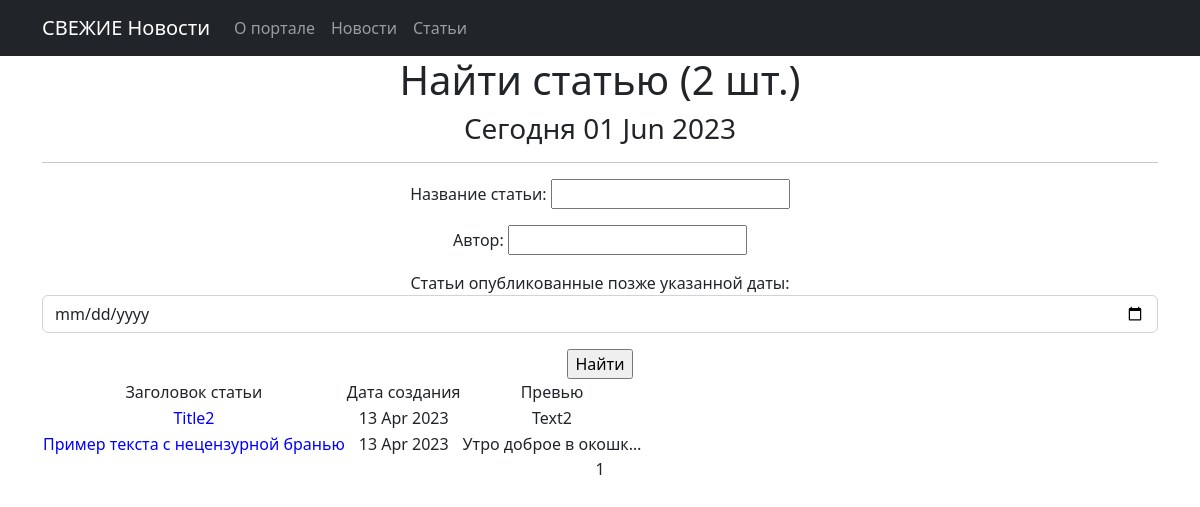
The app's page /articles/search/, older data.
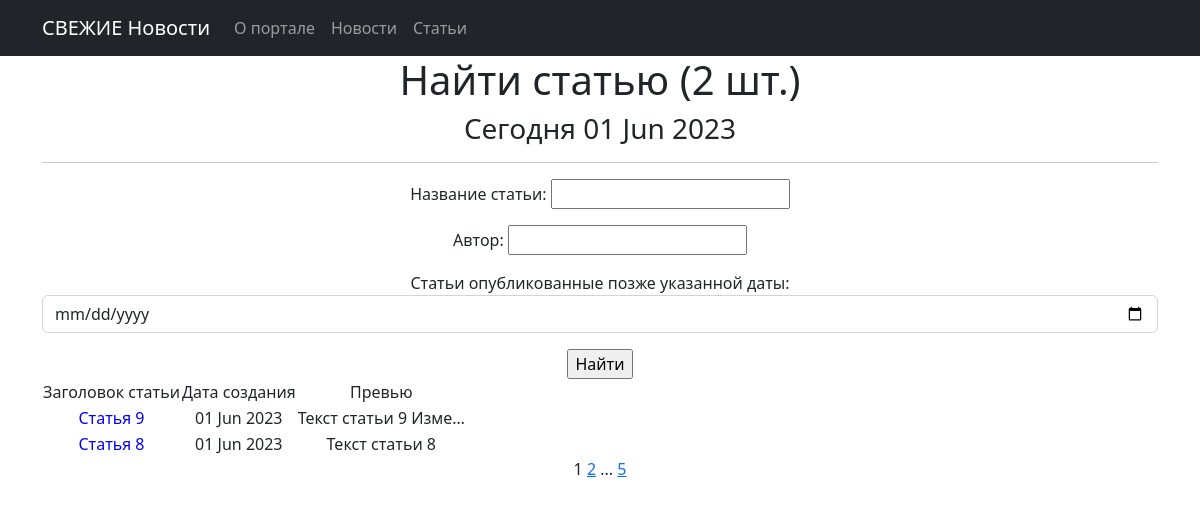
The same page, newer data.
### news/models.py (models this page shows, shortened)
class Post(models.Model):
    news = 'NW'
    article = 'AR'
    POSTS = [
        (news, 'Новость'),
        (article, 'Статья')
    ]
    author = models.ForeignKey(Author, on_delete=models.CASCADE)
    post_type = models.CharField(max_length=2, choices=POSTS, default=article)
    time_create = models.DateTimeField(auto_now_add=True)
    category = models.ManyToManyField(Category, through='PostCategory')
    title = models.CharField(max_length=255)
    text = models.TextField()
    rating = models.IntegerField(default=0)

### news/views.py (the view)
# urls.py: path('articles/search/', ArticlesSearch.as_view(), name='articles_search'),
class ArticlesSearch(ListView):
    queryset = Post.objects.filter(post_type = 'AR').order_by('-time_create')
    template_name = 'News/articles_search.html'
    context_object_name = 'postsearch'
    paginate_by = 2
    def get_queryset(self):
        queryset = super().get_queryset()
        self.filterset = PostFilter(self.request.GET, queryset)
        return self.filterset.qs
    def get_context_data(self, **kwargs):
        context = super().get_context_data(**kwargs)
        context['time_now'] = datetime.utcnow()
        context['filterset'] = self.filterset
        return context

### news/templatetags/custom_tags.py (called while the page is built)
@register.simple_tag(takes_context=True)
def url_replace(context, **kwargs):
    d = context['request'].GET.copy()
    for k, v in kwargs.items():
        d[k] = v
    return d.urlencode()

### templates/News/articles_search.html (shortened to what this page needs)
{% extends 'default.html' %}
{% load custom_filters %}
{% load custom_tags %}
{% block content %}
<h1>Найти статью ({{ postsearch|length }} шт.)</h1>
<h3>Сегодня {{ time_now|date:'d M Y' }} </h3>
<hr>
<form action="" method="get">
       {{ filterset.form.as_p }}
       <input type="submit" value="Найти" />
</form>
{% if postsearch %}
<table>
    <tr>
        <td> Заголовок статьи</td>
        <td> Дата создания</td>
        <td> Превью</td>
    </tr>
    {% for post in postsearch %}
    <tr>
        <td><a class="nav-link" href="/articles/{{ post.id }}" style="color: blue">{{ post.title }}</a></td>
        <td>{{ post.time_create|date:'d M Y' }}</td>
        <td>{{ post.text|truncatechars:20 }}</td>
    </tr>
    {% endfor %}
</table>
{% else %}
<h2> Новостей нет! </h2>
{% endif %}
{{ page_obj.number }}
{% if page_obj.has_next %}
    <a href="?{% url_replace page=page_obj.next_page_number %}">{{ page_obj.next_page_number }}</a>
    {% if paginator.num_pages != page_obj.next_page_number %}
        ...
        <a href="?{% url_replace page=page_obj.paginator.num_pages %}">{{ page_obj.paginator.num_pages }}</a>
    {% endif %}
{% endif %}
{% endblock content %}

Row changes from the older to the newer data that the page shows:
no longer on this page (row unchanged): Post: title "Title2", time_create "13 Apr 2023", text "Text2"
no longer on this page (row unchanged): Post: title "Пример текста с нецензурной бранью", time_create "13 Apr 2023", text "Утро доброе в окошк…"
added Post: title "Статья 9", time_create "01 Jun 2023", text "Текст статьи 9 Изме…"
added Post: title "Статья 8", time_create "01 Jun 2023", text "Текст статьи 8"
Text that changed along with them:
{{ page_obj.next_page_number }}: (not shown) → "2"
{{ page_obj.paginator.num_pages }}: (not shown) → "5"
